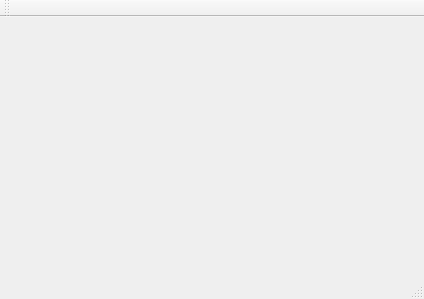
<?xml version="1.0" encoding="UTF-8"?>
<ui version="4.0">
 <class>MainWindow</class>
 <widget class="QMainWindow" name="MainWindow">
  <property name="geometry">
   <rect>
    <x>0</x>
    <y>0</y>
    <width>424</width>
    <height>299</height>
   </rect>
  </property>
  <property name="windowTitle">
   <string>MainWindow</string>
  </property>
  <widget class="QWidget" name="centralWidget"/>
  <widget class="QMenuBar" name="menuBar">
   <property name="geometry">
    <rect>
     <x>0</x>
     <y>0</y>
     <width>424</width>
     <height>21</height>
    </rect>
   </property>
  </widget>
  <widget class="QToolBar" name="mainToolBar">
   <attribute name="toolBarArea">
    <enum>TopToolBarArea</enum>
   </attribute>
   <attribute name="toolBarBreak">
    <bool>false</bool>
   </attribute>
  </widget>
  <widget class="QStatusBar" name="statusBar"/>
 </widget>
 <layoutdefault spacing="6" margin="11"/>
 <resources/>
 <connections/>
</ui>
